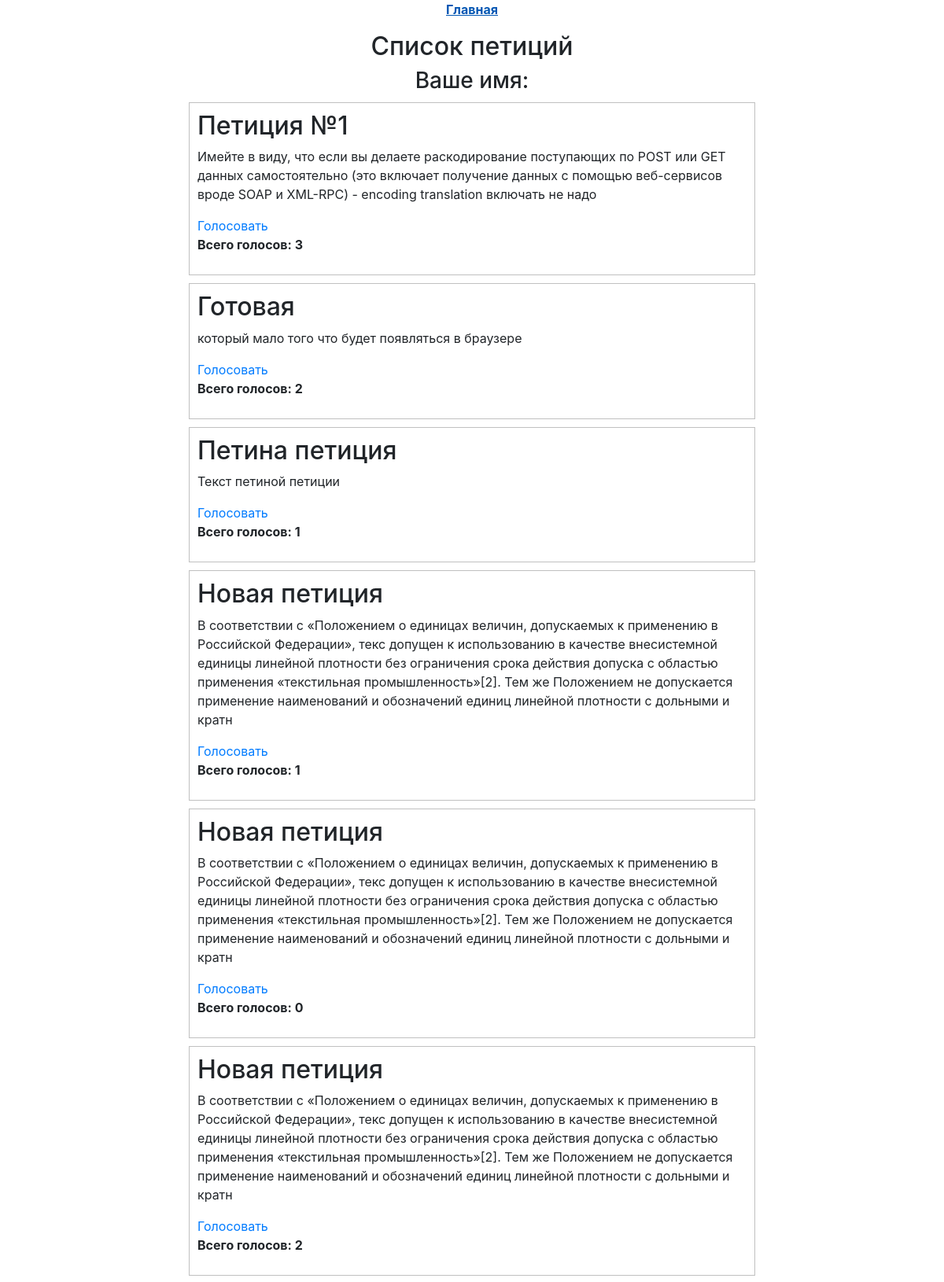
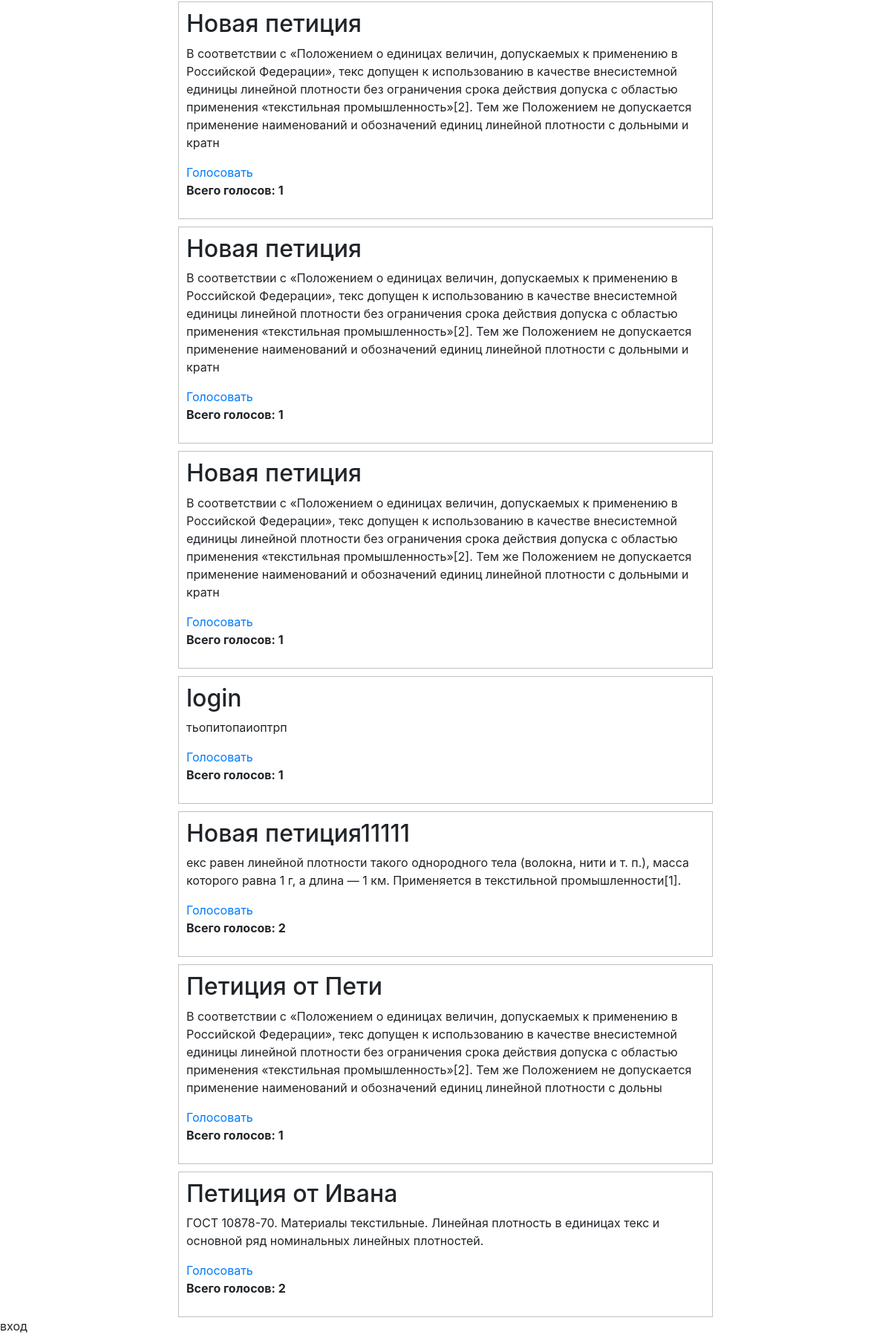
/golos.php, run on the app's committed database (2 pictures, top to bottom).
### tables this page shows
CREATE TABLE `userpetions` (
  `petition_id` int(11) NOT NULL,
  `user_id` int(11) NOT NULL,
  `title` varchar(150) NOT NULL,
  `info` varchar(1500) NOT NULL
);

### functions.php (called while the page is built, shortened)
<?php
function AllPetition($link)
{
    $sql="select petition_id, title, info from `userpetions`";
    $result4 = mysqli_query($link, $sql) or die("Ошибка " . mysqli_error($link));
    return $result4;
}
function CountGolos($link, $petition_id)
{
    $sql="select COUNT(*) from `golos` where petition_id=$petition_id";
    $rescount = mysqli_query($link, $sql) or die("Ошибка " . mysqli_error($link));
    foreach ($rescount as $item)
    {
        return $item['COUNT(*)'];
    }
}

### golos.php (the view, shortened to what this page needs)
<!DOCTYPE html>
    <html lang="ru">
    <head>
        <link rel="stylesheet" href="https://stackpath.bootstrapcdn.com/bootstrap/4.1.3/css/bootstrap.min.css">
        <link href="style.css" rel="stylesheet">
    </head>
    <body>
    <a href="index.php"><p style="text-align: center; font-size: 16px; font-weight: bold">Главная</p></a>
    <h2 style="text-align: center;">Список петиций</h2>
    <h3>Ваше имя: <span style="color: brown"><?php echo $_GET[login] ?></span> </h3>
    <?php
    include_once 'database.php';
    include_once 'functions.php';
    $allpetition=AllPetition($link);
        if($allpetition!=false)
            {
            foreach ($allpetition as $item)
            {
                $NumGolos=CountGolos($link, $item[petition_id]);
                echo '<div id="allpetit">';
                echo '<h2>'.$item[title].'</h2>';
                echo '<p>'.$item[info].'</p>';
                echo '<a href="golos.php?petition_id='.$item[petition_id].'&login='.$_GET[login].'&id='.$_GET[id].'">Голосовать</a>';
                echo '<p style="font-weight: bold"> Всего голосов: '.$NumGolos.'</p>';
                echo '</div>';
            }
            echo 'вход';
            }
            else
            {
                echo 'Петиции не найдены';
            }
 ?>
</body>
</html>

### style.css (style rules this page uses)
h3 { text-align: center; }
#allpetit { display: block; margin-left: 20%; margin-right: 20%; margin-top: 10px; padding: 10px; border: solid 1px silver; }

### data on the page
userpetions: title "Петиция №1", info "Имейте в виду, что если вы делаете раскодирование поступающих по POST или GET данных самостоятельно (это включает получение данных с помощью веб-сервисов вроде SOAP и XML-RPC) - encoding translation включать не надо", NumGolos "3"
userpetions: title "Готовая", info "который мало того что будет появляться в браузере", NumGolos "2"
userpetions: title "Петина петиция", info "Текст петиной петиции", NumGolos "1"
userpetions: title "Новая петиция", info "В соответствии с «Положением о единицах величин, допускаемых к применению в Российской Федерации», текс допущен к использованию в качестве внесистемной единицы линейной плотности без ограничения срока действия допуска с областью применения «текстильная промышленность»[2]. Тем же Положением не допускается применение наименований и обозначений единиц линейной плотности с дольными и кратн", NumGolos "1"
userpetions: title "Новая петиция", info "В соответствии с «Положением о единицах величин, допускаемых к применению в Российской Федерации», текс допущен к использованию в качестве внесистемной единицы линейной плотности без ограничения срока действия допуска с областью применения «текстильная промышленность»[2]. Тем же Положением не допускается применение наименований и обозначений единиц линейной плотности с дольными и кратн", NumGolos "0"
userpetions: title "Новая петиция", info "В соответствии с «Положением о единицах величин, допускаемых к применению в Российской Федерации», текс допущен к использованию в качестве внесистемной единицы линейной плотности без ограничения срока действия допуска с областью применения «текстильная промышленность»[2]. Тем же Положением не допускается применение наименований и обозначений единиц линейной плотности с дольными и кратн", NumGolos "2"
userpetions: title "Новая петиция", info "В соответствии с «Положением о единицах величин, допускаемых к применению в Российской Федерации», текс допущен к использованию в качестве внесистемной единицы линейной плотности без ограничения срока действия допуска с областью применения «текстильная промышленность»[2]. Тем же Положением не допускается применение наименований и обозначений единиц линейной плотности с дольными и кратн", NumGolos "1"
userpetions: title "Новая петиция", info "В соответствии с «Положением о единицах величин, допускаемых к применению в Российской Федерации», текс допущен к использованию в качестве внесистемной единицы линейной плотности без ограничения срока действия допуска с областью применения «текстильная промышленность»[2]. Тем же Положением не допускается применение наименований и обозначений единиц линейной плотности с дольными и кратн", NumGolos "1"
userpetions: title "Новая петиция", info "В соответствии с «Положением о единицах величин, допускаемых к применению в Российской Федерации», текс допущен к использованию в качестве внесистемной единицы линейной плотности без ограничения срока действия допуска с областью применения «текстильная промышленность»[2]. Тем же Положением не допускается применение наименований и обозначений единиц линейной плотности с дольными и кратн", NumGolos "1"
userpetions: title "login", info "тьопитопаиоптрп", NumGolos "1"
userpetions: title "Новая петиция11111", info "екс равен линейной плотности такого однородного тела (волокна, нити и т. п.), масса которого равна 1 г, а длина — 1 км. Применяется в текстильной промышленности[1].", NumGolos "2"
userpetions: title "Петиция от Пети", info "В соответствии с «Положением о единицах величин, допускаемых к применению в Российской Федерации», текс допущен к использованию в качестве внесистемной единицы линейной плотности без ограничения срока действия допуска с областью применения «текстильная промышленность»[2]. Тем же Положением не допускается применение наименований и обозначений единиц линейной плотности с дольны", NumGolos "1"
userpetions: title "Петиция от Ивана", info "ГОСТ 10878-70. Материалы текстильные. Линейная плотность в единицах текс и основной ряд номинальных линейных плотностей.", NumGolos "2"
